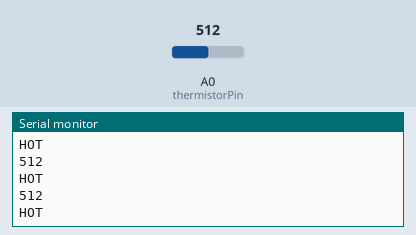
Simulated run of this sketch. Board: Arduino Uno, built with avr-gcc and run on an emulated ATmega328P. Parts: the last lines printed to the serial monitor. The inputs (shaded band) are chosen by the test bench; at power-on: A0 (thermistorPin) = 512.

Above: at 1.3 s.
1.4 s: A0 (thermistorPin) set to 146
At 1.81 s:
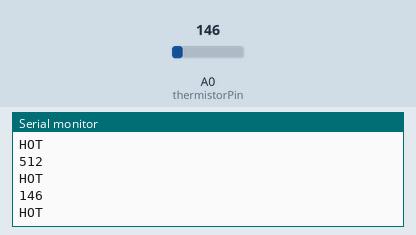
2.9 s: A0 (thermistorPin) set to 130
At 3.31 s:
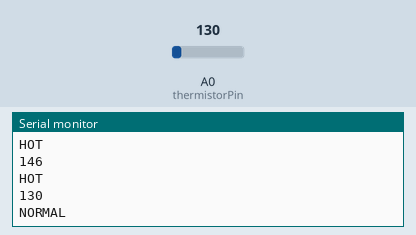
Timing chart, 0 to 5.9 s (numbered marks = the images above; inputs shaded):
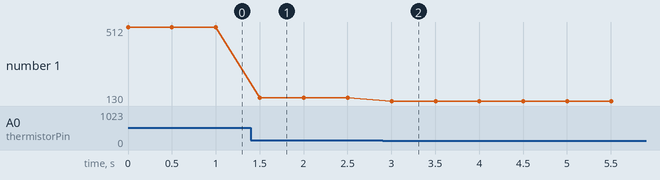

Measured:
- the behaviour switches between 141 and 140 on A0 (thermistorPin) (found by bisection; images 1 and 2)
- after the input at 1.4 s, the serial monitor: prints a new line after 0.10 s (image 1)
- after the input at 2.9 s, the serial monitor: prints a new line after 0.10 s (image 2)
- plotted number 1: 512 → 146 after the input at 1.4 s, 146 → 130 after the input at 2.9 s

The sketch:

thermistor-voice-alert.ino
```cpp
int thermistorPin = A0;

int thermistorValue;

void setup()
{
  Serial.begin(9600);
}

void loop()
{
  thermistorValue = analogRead(thermistorPin);

  Serial.println(thermistorValue);

  if (thermistorValue > 140)
  {
    Serial.println("HOT");
  }
  else
  {
    Serial.println("NORMAL");
  }

  delay(500);
}
```
